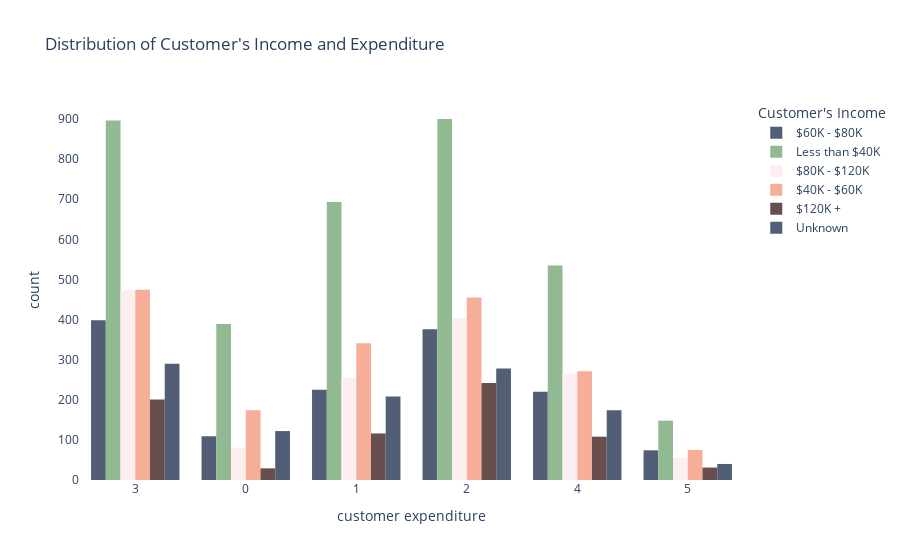

Notebook source saved alongside this figure:
### Code cell
fig = px.histogram(data, x="Dependent_count",color_discrete_sequence=['#525E75','#92BA92','#FDEFEF','#F6AE99','#694E4E'],
                   color="Income_Category", title='Distribution of Customer\'s Income and Expenditure',
                   labels={'Dependent_count':'customer expenditure'},
                  barmode='group')
fig.update_xaxes(type='category')
fig.update_layout(paper_bgcolor="rgba(0,0,0,0)", plot_bgcolor="rgba(0,0,0,0)",legend_title="Customer\'s Income")
fig.show()

### Figure 1 — Plotly figure (JSON) as saved in the notebook; plotly's stock layout.template omitted (floating-point values rounded to 4 significant figures; data arrays with more than 128 entries replaced by an {"elided": "..."} marker saying what was removed)
{"data": [{"alignmentgroup": "True", "bingroup": "x", "hovertemplate": "Income_Category=$60K - $80K<br>customer expenditure=%{x}<br>count=%{y}<extra></extra>", "legendgroup": "$60K - $80K", "marker": {"color": "#525E75", "pattern": {"shape": ""}}, "name": "$60K - $80K", "offsetgroup": "$60K - $80K", "orientation": "v", "showlegend": true, "type": "histogram", "x": {"elided": "1402 int values"}, "xaxis": "x", "yaxis": "y"}, {"alignmentgroup": "True", "bingroup": "x", "hovertemplate": "Income_Category=Less than $40K<br>customer expenditure=%{x}<br>count=%{y}<extra></extra>", "legendgroup": "Less than $40K", "marker": {"color": "#92BA92", "pattern": {"shape": ""}}, "name": "Less than $40K", "offsetgroup": "Less than $40K", "orientation": "v", "showlegend": true, "type": "histogram", "x": {"elided": "3561 int values"}, "xaxis": "x", "yaxis": "y"}, {"alignmentgroup": "True", "bingroup": "x", "hovertemplate": "Income_Category=$80K - $120K<br>customer expenditure=%{x}<br>count=%{y}<extra></extra>", "legendgroup": "$80K - $120K", "marker": {"color": "#FDEFEF", "pattern": {"shape": ""}}, "name": "$80K - $120K", "offsetgroup": "$80K - $120K", "orientation": "v", "showlegend": true, "type": "histogram", "x": {"elided": "1535 int values"}, "xaxis": "x", "yaxis": "y"}, {"alignmentgroup": "True", "bingroup": "x", "hovertemplate": "Income_Category=$40K - $60K<br>customer expenditure=%{x}<br>count=%{y}<extra></extra>", "legendgroup": "$40K - $60K", "marker": {"color": "#F6AE99", "pattern": {"shape": ""}}, "name": "$40K - $60K", "offsetgroup": "$40K - $60K", "orientation": "v", "showlegend": true, "type": "histogram", "x": {"elided": "1790 int values"}, "xaxis": "x", "yaxis": "y"}, {"alignmentgroup": "True", "bingroup": "x", "hovertemplate": "Income_Category=$120K +<br>customer expenditure=%{x}<br>count=%{y}<extra></extra>", "legendgroup": "$120K +", "marker": {"color": "#694E4E", "pattern": {"shape": ""}}, "name": "$120K +", "offsetgroup": "$120K +", "orientation": "v", "showlegend": true, "type": "histogram", "x": {"elided": "727 int values"}, "xaxis": "x", "yaxis": "y"}, {"alignmentgroup": "True", "bingroup": "x", "hovertemplate": "Income_Category=Unknown<br>customer expenditure=%{x}<br>count=%{y}<extra></extra>", "legendgroup": "Unknown", "marker": {"color": "#525E75", "pattern": {"shape": ""}}, "name": "Unknown", "offsetgroup": "Unknown", "orientation": "v", "showlegend": true, "type": "histogram", "x": {"elided": "1112 int values"}, "xaxis": "x", "yaxis": "y"}], "layout": {"barmode": "group", "legend": {"title": {"text": "Customer's Income"}, "tracegroupgap": 0}, "paper_bgcolor": "rgba(0,0,0,0)", "plot_bgcolor": "rgba(0,0,0,0)", "title": {"text": "Distribution of Customer's Income and Expenditure"}, "xaxis": {"anchor": "y", "domain": [0, 1], "title": {"text": "customer expenditure"}, "type": "category"}, "yaxis": {"anchor": "x", "domain": [0, 1], "title": {"text": "count"}}}}
